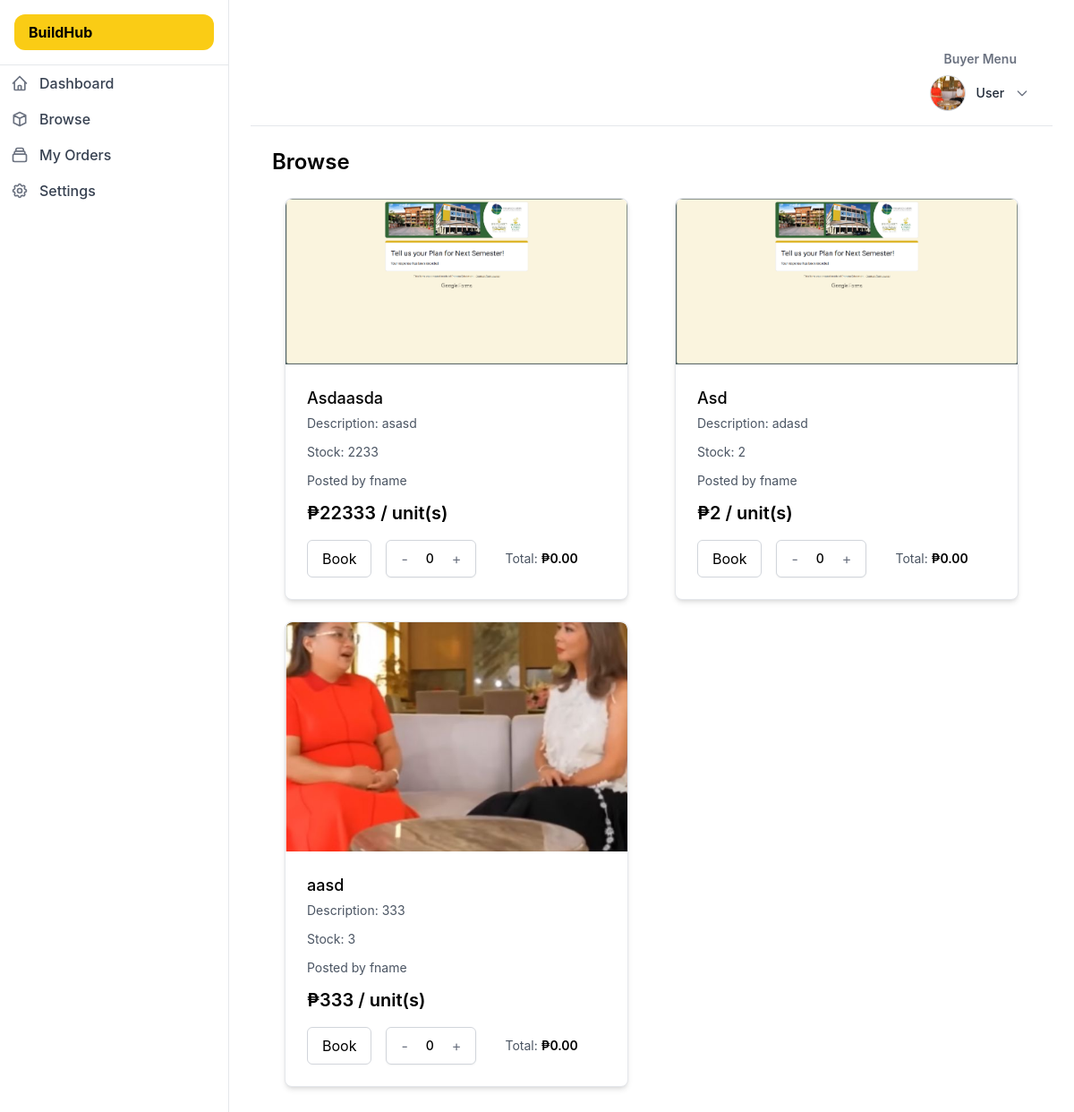
Page /Buildhub/buyer/orders.php on the earlier database version.
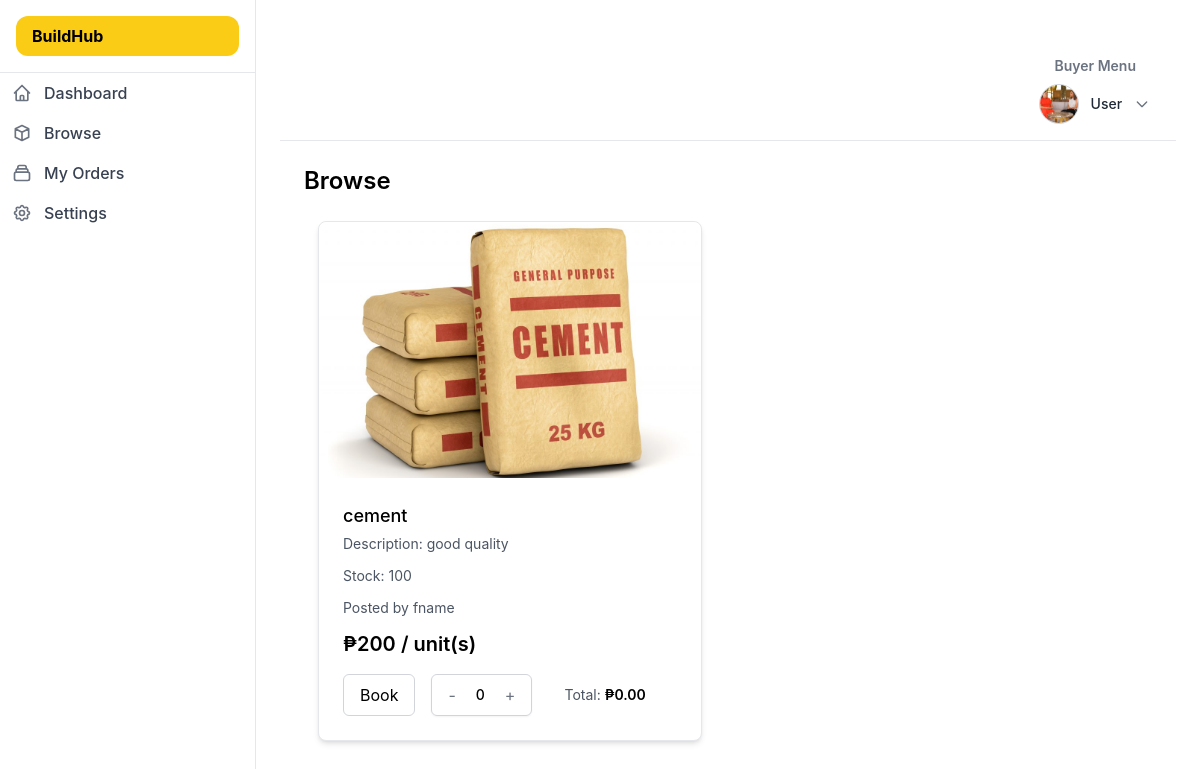
Same page on the later database version.
### tables this page shows
CREATE TABLE `products` (
  `id` int(11) UNSIGNED NOT NULL,
  `user_id` int(11) UNSIGNED NOT NULL,
  `order_id` int(11) UNSIGNED NOT NULL,
  `product_id` int(11) UNSIGNED NOT NULL,
  `product_name` varchar(255) NOT NULL,
  `description` varchar(255) NOT NULL,
  `unit_price` int(11) NOT NULL,
  `quantity` int(11) NOT NULL,
  `file` varchar(255) NOT NULL,
  `line_total` int(11) NOT NULL,
  `created_at` datetime NOT NULL DEFAULT current_timestamp(),
  `updated_at` datetime NOT NULL DEFAULT current_timestamp() ON UPDATE current_timestamp()
);

### Buildhub/buyer/orders.php (the view, shortened to what this page needs)
<?php
$conn=mysqli_connect("localhost","root","","user_db");
$sql  = "SELECT * FROM products";
$result = mysqli_query($conn, $sql);
?>
<!DOCTYPE html>
<html lang="en">
<head>
    <script src="https://cdn.tailwindcss.com"></script>
</head>
<body class="bg-white font-sans antialiased">
  <div class="flex flex-col md:flex-row min-h-screen">
    <?php include '../nav/sidebar_buyer.php'; ?>
    <main class="ml-16 md:ml-64 p-0 md:p-6 flex-1">
        <?php include '../nav/topbar_buyer.php'; ?>
        <div class="p-6">
            <h2 class="text-2xl font-semibold text-black mb-6">Browse</h2>
<div class="grid grid-cols-1 md:grid-cols-2 gap-4 md:gap-6">
  <?php while($row = mysqli_fetch_assoc($result)) { ?>
    <div class="bg-white rounded-lg shadow-md overflow-hidden border border-gray-200 w-full max-w-sm mx-auto">
      <img
        src="../images/<?php echo $row['file']; ?>"
        alt="Cement Bags"
        class="w-full h-auto max-h-48 md:max-h-64 object-cover rounded-t-lg"
      />
      <div class="p-4 md:p-6">
        <h3 class="text-base md:text-lg font-medium text-black mb-1">
          <?php echo $row['product_name']; ?>
        </h3>
        <p class="text-gray-600 text-sm mb-3">
          Description: <?php echo $row['description']; ?>
        </p>
        <p class="text-gray-600 text-sm mb-3">
          Stock: <?php echo $row['quantity']; ?>
        </p>
        <p class="text-gray-600 text-sm mb-3">
          Posted by <?= htmlspecialchars($_SESSION['user_id'] ?? 'fname') ?>
        </p>
        <p class="text-lg md:text-xl font-semibold text-black mb-4">
          ₱<span class="product-price"><?php echo $row['unit_price']; ?></span> / unit(s)
        </p>
        <div class="flex items-center flex-wrap gap-x-4 gap-y-2">
          <form
            action="checkout.php"
            method="POST"
            class="book-form flex items-center flex-wrap gap-x-4 gap-y-2"
            data-image="../images/<?php echo $row['file']; ?>"
          >
            <button
              type="submit"
              class="book-btn px-4 py-2 bg-white text-black border border-gray-300 rounded-md hover:bg-gray-50 transition-colors"
            >
              Book
            </button>
            <div class="flex items-center border border-gray-300 rounded-md px-2 py-1 bg-white shadow-sm">
              <button type="button" class="decreaseBtn px-2 py-1 text-gray-500 hover:text-gray-700">-</button>
              <span class="counter mx-3 text-sm font-medium">0</span>
              <button type="button" class="increaseBtn px-2 py-1 text-gray-500 hover:text-gray-700">+</button>
            </div>
            <p class="text-sm text-gray-600 whitespace-nowrap ml-0 md:ml-4">
              Total: <span class="total-value font-semibold text-black">₱0.00</span>
            </p>
          </form>
        </div>
      </div>
    </div>
  <?php } ?>
</div>
        </div>
    </main>
  </div>
</body>
</html>

Differences in the rows shown:
removed products: file (picture), product_name "Asdaasda", description "asasd", quantity "2233", unit_price "22333"
removed products: file (picture), product_name "Asd", description "adasd", quantity "2", unit_price "2"
removed products: file (picture), product_name "aasd", description "333", quantity "3", unit_price "333"
added products: file (picture), product_name "cement", description "good quality", quantity "100", unit_price "200"
